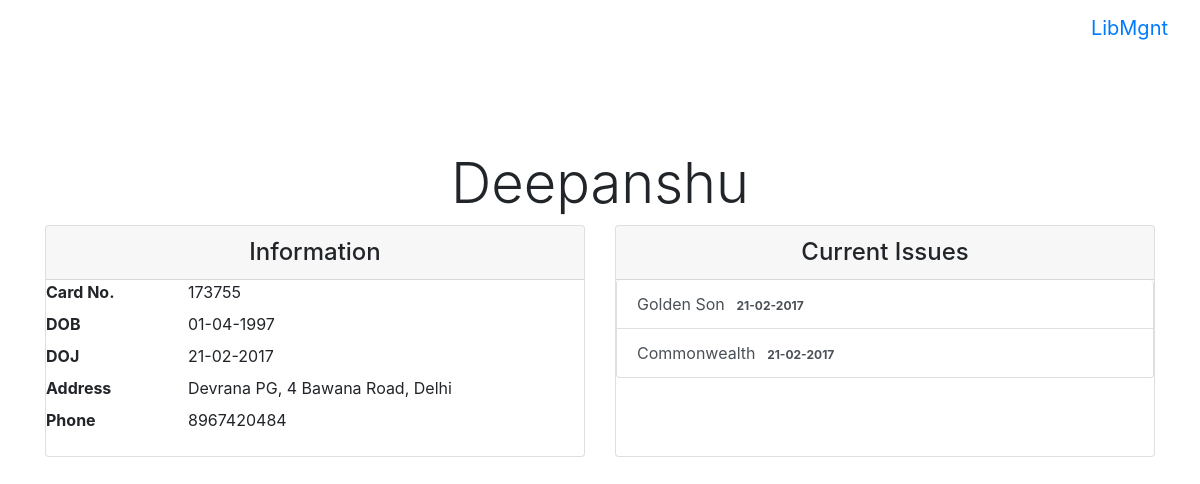
Screenshot of /patron/8 (signed in) with the database file from the repository.
### tables this page shows
CREATE TABLE patron(
	id INTEGER PRIMARY KEY AUTOINCREMENT,
	cardNum INTEGER UNIQUE,
	name VARCHAR(50),
	dob DATE,
	doj DATE,
	address TEXT,
	phone VARCHAR(10),
	borrowLimit INTEGER DEFAULT 2);

CREATE TABLE issue(
	transID INTEGER PRIMARY KEY AUTOINCREMENT,
	bookID INTEGER,
	patronID INTEGER,
	librarianID INTEGER,
	issueDate DATE,
	FOREIGN KEY (bookID) REFERENCES book(id),
	FOREIGN KEY (patronID) REFERENCES patron(id),
	FOREIGN KEY (librarianID) REFERENCES librarian(id));

CREATE TABLE "book" (
	`id`	INTEGER PRIMARY KEY AUTOINCREMENT,
	`title`	VARCHAR(50) NOT NULL,
	`author`	VARCHAR(50) NOT NULL,
	`publishDate`	DATE,
	`publisher`	VARCHAR(50),
	`isbn13`	VARCHAR(13) UNIQUE,
	`supplierID`	INTEGER,
	FOREIGN KEY(`supplierID`) REFERENCES supplier ( id )
);

### server.py (the view)
@app.route("/patron/<int:patronID>")
@login_required
def patronInfo(patronID):
	payload = {}
	patron_exists = db_util.getPatronExistence(patronID)
	payload["patron_exists"] = patron_exists
	if patron_exists is True:
		payload["patron_info"] = db_util.queryPatron({"id":patronID})[0]
		payload["issues"] = db_util.getPatronIssues(patronID)
	return render_template("patroninfo.html", payload=payload)

### db_util.py (called while the page is built)
def getPatronIssues(patronID):
	try:
		cursor.execute(
			'''
			SELECT bookID,title,issueDate
			FROM issue,book
			WHERE bookID=book.id AND patronID=?;
			''', (patronID, ))
		issues = cursor.fetchall()
		return issues
	except Exception as e:
		print(e)
		return None

def queryPatron(params):
	clause = []
	if params.get("id") is not None and params.get("id") is not '':
		clause.append("id=:id")
	if params.get("name") is not None and params.get("name") is not '':
		clause.append("name LIKE '%{}%'".format(params.get("name")))
	if params.get("cardNum") is not None and params.get("cardNum") is not '':
		clause.append("id=:cardNum")
	if params.get("id") is not None and params.get("id") is not '':
		clause.append("id=:id")
	if clause:
		query = "SELECT * FROM patron WHERE {}".format(" AND ".join(clause))
	else:
		query = "SELECT * FROM patron"
	try:
		cursor.execute(query, params)
		patron_list = cursor.fetchall()
		return patron_list
	except Exception as e:
		print(e)
		return None

def getPatronExistence(patronID):
	try:
		cursor.execute('''SELECT COUNT(*) FROM patron WHERE id=?''', (patronID,))
		flag = cursor.fetchone()
		return flag[0] == 1
	except Exception as e:
		print(e)
		return None

### librarian.py (called while the page is built)
	def get(self, username):
		try:
			cursor.execute('''SELECT * FROM librarian WHERE username=:username''', (username, ))
			librarian = cursor.fetchone()
			self.librarianID = librarian[0]
			self.username = librarian[1]
			self.password = librarian[2]
			self.authenticated = False
			return self
		except Exception as e:
			print(e)
			return None

### server.py (called while the page is built)
@login_manager.user_loader
def user_loader(username):
	return Librarian().get(username)

### templates/patroninfo.html
{% extends "base.html" %}
{% block body %}
{% if payload.patron_exists %}
<div class="container-fluid" style="padding-top: 70px;">
	<h3 class="display-4 text-center">{{payload.patron_info[2]}}</h3>
	<div class="container">
		<div class="card-deck">
			<div class="card card-outline-primary">
				<h4 class="card-header text-center card-outline-primary">
					Information
				</h4>
				<div class="card-block">
					<dl class="row">
						<dt class="col-sm-3">Card No.</dt>
						<dd class="col-sm-9">{{payload.patron_info[1]}}</dd>
						<dt class="col-sm-3">DOB</dt>
						<dd class="col-sm-9">{{payload.patron_info[3]}}</dd>
						<dt class="col-sm-3">DOJ</dt>
						<dd class="col-sm-9">{{payload.patron_info[4]}}</dd>
						<dt class="col-sm-3">Address</dt>
						<dd class="col-sm-9">{{payload.patron_info[5]}}</dd>
						<dt class="col-sm-3">Phone</dt>
						<dd class="col-sm-9">{{payload.patron_info[6]}}</dd>
					</dl>
				</div>
			</div>
			<div class="card card-outline-primary">
				<h4 class="card-header text-center card-outline-primary">
					Current Issues
				</h4>
				<div class="list-group">
					{% for issue in payload.issues %}
					<a href="/book/{{issue[0]}}" class="list-group-item list-group-item-action justify-content-between">{{issue[1]}} <span class="badge badge-default badge-pill">{{issue[2]}}</span></a>
					{% endfor %}
				</div>
			</div>
		</div>
	</div>
</div>
{% else %}
<div class="container text-center" style="padding-top: 100px;">
	<div class="alert alert-danger" role="alert">
		<strong>Oh snap!</strong> Patron does not exist.
	</div>
</div>
{% endif %}
{% endblock %}

### static/css/base.css (style rules this page uses)
body { padding-top: 5rem; }

### rows the page displays
patron: name "Deepanshu", cardNum "173755", dob "01-04-1997", doj "21-02-2017", address "Devrana PG, 4 Bawana Road, Delhi", phone "8967420484"
issue: title "Golden Son", issueDate "21-02-2017"
issue: title "Commonwealth", issueDate "21-02-2017"
